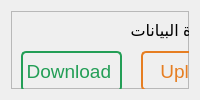
                      <widget class="QWidget" name="page_8">
                       <layout class="QGridLayout" name="gridLayout_21">
                        <item row="0" column="0">
                         <widget class="QFrame" name="frame_83">
                          <property name="frameShape">
                           <enum>QFrame::StyledPanel</enum>
                          </property>
                          <property name="frameShadow">
                           <enum>QFrame::Raised</enum>
                          </property>
                          <widget class="QPushButton" name="pushButton_12">
                           <property name="geometry">
                            <rect>
                             <x>10</x>
                             <y>40</y>
                             <width>101</width>
                             <height>41</height>
                            </rect>
                           </property>
                           <property name="minimumSize">
                            <size>
                             <width>0</width>
                             <height>30</height>
                            </size>
                           </property>
                           <property name="font">
                            <font>
                             <pointsize>14</pointsize>
                            </font>
                           </property>
                           <property name="styleSheet">
                            <string notr="true">QPushButton
{
	border:0px;
	color: rgb(35, 158, 86);
	border: 2px solid  rgb(35, 158, 86);
	border-radius:5px
}
QPushButton:hover
{
	border:0px;
	background-color: rgb(35, 158, 86);
	
	color: #fff;
}</string>
                           </property>
                           <property name="text">
                            <string>Download </string>
                           </property>
                          </widget>
                          <widget class="QPushButton" name="addToCart_3">
                           <property name="geometry">
                            <rect>
                             <x>130</x>
                             <y>40</y>
                             <width>99</width>
                             <height>40</height>
                            </rect>
                           </property>
                           <property name="minimumSize">
                            <size>
                             <width>99</width>
                             <height>40</height>
                            </size>
                           </property>
                           <property name="maximumSize">
                            <size>
                             <width>200</width>
                             <height>16777215</height>
                            </size>
                           </property>
                           <property name="font">
                            <font>
                             <pointsize>14</pointsize>
                            </font>
                           </property>
                           <property name="cursor">
                            <cursorShape>PointingHandCursor</cursorShape>
                           </property>
                           <property name="styleSheet">
                            <string notr="true">QPushButton
{
	border:0px;
	color: rgb(230, 126, 34);
	border: 2px solid  rgb(230, 126, 34);
	border-radius:5px
}
QPushButton:hover
{
	border:0px;
	background-color:rgb(230, 126, 34);
	
	color: #fff;
}</string>
                           </property>
                           <property name="text">
                            <string>Upload</string>
                           </property>
                          </widget>
                          <widget class="QLabel" name="label_88">
                           <property name="geometry">
                            <rect>
                             <x>110</x>
                             <y>10</y>
                             <width>101</width>
                             <height>18</height>
                            </rect>
                           </property>
                           <property name="font">
                            <font>
                             <pointsize>12</pointsize>
                            </font>
                           </property>
                           <property name="text">
                            <string>قاعدة البيانات</string>
                           </property>
                          </widget>
                         </widget>
                        </item>
                       </layout>
                      </widget>
